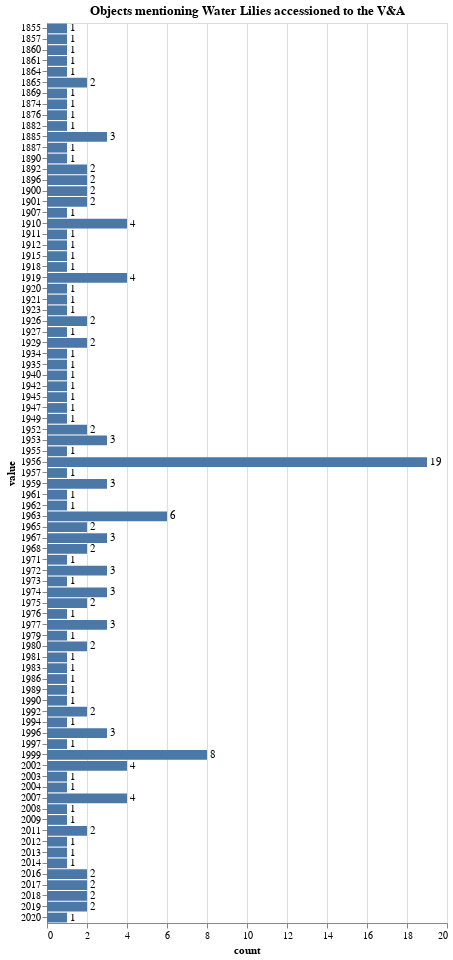

This figure's notebook cell:
### Markdown cell above
Now for the same for the V&A, using the [clustering](https://developers.vam.ac.uk/guide/v2/data-vis/clustering.html) endpoint:

### Code cell
import requests
import altair as alt
import pandas as pd

req = requests.get('https://api.vam.ac.uk/v2/objects/clusters/accession_year/search?q=Water%20Lilies&cluster_size=100')
vam_water_lilies_df = pd.DataFrame(req.json())

bars = alt.Chart(vam_water_lilies_df).mark_bar().encode(  x='count:Q', y="value:O")
text = bars.mark_text( align='left',baseline='middle',  dx=3 ).encode( text='count:Q')

(bars + text).properties(height=900, title="Objects mentioning Water Lilies accessioned to the V&A")

### Figure 1 — Vega-Lite specification as saved in the notebook (floating-point values rounded to 4 significant figures)
{"config": {"view": {"continuousWidth": 400, "continuousHeight": 300}}, "layer": [{"mark": "bar", "encoding": {"x": {"type": "quantitative", "field": "count"}, "y": {"type": "ordinal", "field": "value"}}}, {"mark": {"type": "text", "align": "left", "baseline": "middle", "dx": 3}, "encoding": {"text": {"type": "quantitative", "field": "count"}, "x": {"type": "quantitative", "field": "count"}, "y": {"type": "ordinal", "field": "value"}}}], "data": {"name": "data-c5f7feb8a7ef9d9318bbd7c9bc126e13"}, "height": 900, "title": "Objects mentioning Water Lilies accessioned to the V&A", "$schema": "https://vega.github.io/schema/vega-lite/v4.8.1.json", "datasets": {"data-c5f7feb8a7ef9d9318bbd7c9bc126e13": [{"id": "1956", "value": "1956", "count": 19, "count_max_error": 0}, {"id": "1999", "value": "1999", "count": 8, "count_max_error": 0}, {"id": "1963", "value": "1963", "count": 6, "count_max_error": 0}, {"id": "1910", "value": "1910", "count": 4, "count_max_error": 0}, {"id": "1919", "value": "1919", "count": 4, "count_max_error": 0}, {"id": "2002", "value": "2002", "count": 4, "count_max_error": 0}, {"id": "2007", "value": "2007", "count": 4, "count_max_error": 0}, {"id": "1885", "value": "1885", "count": 3, "count_max_error": 0}, {"id": "1953", "value": "1953", "count": 3, "count_max_error": 0}, {"id": "1959", "value": "1959", "count": 3, "count_max_error": 0}, {"id": "1967", "value": "1967", "count": 3, "count_max_error": 0}, {"id": "1972", "value": "1972", "count": 3, "count_max_error": 0}, {"id": "1974", "value": "1974", "count": 3, "count_max_error": 0}, {"id": "1977", "value": "1977", "count": 3, "count_max_error": 0}, {"id": "1996", "value": "1996", "count": 3, "count_max_error": 0}, {"id": "1865", "value": "1865", "count": 2, "count_max_error": 0}, {"id": "1892", "value": "1892", "count": 2, "count_max_error": 0}, {"id": "1896", "value": "1896", "count": 2, "count_max_error": 0}, {"id": "1900", "value": "1900", "count": 2, "count_max_error": 0}, {"id": "1901", "value": "1901", "count": 2, "count_max_error": 0}, {"id": "1926", "value": "1926", "count": 2, "count_max_error": 0}, {"id": "1929", "value": "1929", "count": 2, "count_max_error": 0}, {"id": "1952", "value": "1952", "count": 2, "count_max_error": 0}, {"id": "1965", "value": "1965", "count": 2, "count_max_error": 0}, {"id": "1968", "value": "1968", "count": 2, "count_max_error": 0}, {"id": "1975", "value": "1975", "count": 2, "count_max_error": 0}, {"id": "1980", "value": "1980", "count": 2, "count_max_error": 0}, {"id": "1992", "value": "1992", "count": 2, "count_max_error": 0}, {"id": "2011", "value": "2011", "count": 2, "count_max_error": 0}, {"id": "2016", "value": "2016", "count": 2, "count_max_error": 0}, {"id": "2017", "value": "2017", "count": 2, "count_max_error": 0}, {"id": "2018", "value": "2018", "count": 2, "count_max_error": 0}, {"id": "2019", "value": "2019", "count": 2, "count_max_error": 0}, {"id": "1855", "value": "1855", "count": 1, "count_max_error": 0}, {"id": "1857", "value": "1857", "count": 1, "count_max_error": 0}, {"id": "1860", "value": "1860", "count": 1, "count_max_error": 0}, {"id": "1861", "value": "1861", "count": 1, "count_max_error": 0}, {"id": "1864", "value": "1864", "count": 1, "count_max_error": 0}, {"id": "1869", "value": "1869", "count": 1, "count_max_error": 0}, {"id": "1874", "value": "1874", "count": 1, "count_max_error": 0}, {"id": "1876", "value": "1876", "count": 1, "count_max_error": 0}, {"id": "1882", "value": "1882", "count": 1, "count_max_error": 0}, {"id": "1887", "value": "1887", "count": 1, "count_max_error": 0}, {"id": "1890", "value": "1890", "count": 1, "count_max_error": 0}, {"id": "1907", "value": "1907", "count": 1, "count_max_error": 0}, {"id": "1911", "value": "1911", "count": 1, "count_max_error": 0}, {"id": "1912", "value": "1912", "count": 1, "count_max_error": 0}, {"id": "1915", "value": "1915", "count": 1, "count_max_error": 0}, {"id": "1918", "value": "1918", "count": 1, "count_max_error": 0}, {"id": "1920", "value": "1920", "count": 1, "count_max_error": 0}, {"id": "1921", "value": "1921", "count": 1, "count_max_error": 0}, {"id": "1923", "value": "1923", "count": 1, "count_max_error": 0}, {"id": "1927", "value": "1927", "count": 1, "count_max_error": 0}, {"id": "1934", "value": "1934", "count": 1, "count_max_error": 0}, {"id": "1935", "value": "1935", "count": 1, "count_max_error": 0}, {"id": "1940", "value": "1940", "count": 1, "count_max_error": 0}, {"id": "1942", "value": "1942", "count": 1, "count_max_error": 0}, {"id": "1945", "value": "1945", "count": 1, "count_max_error": 0}, {"id": "1947", "value": "1947", "count": 1, "count_max_error": 0}, {"id": "1949", "value": "1949", "count": 1, "count_max_error": 0}, {"id": "1955", "value": "1955", "count": 1, "count_max_error": 0}, {"id": "1957", "value": "1957", "count": 1, "count_max_error": 0}, {"id": "1961", "value": "1961", "count": 1, "count_max_error": 0}, {"id": "1962", "value": "1962", "count": 1, "count_max_error": 0}, {"id": "1971", "value": "1971", "count": 1, "count_max_error": 0}, {"id": "1973", "value": "1973", "count": 1, "count_max_error": 0}, {"id": "1976", "value": "1976", "count": 1, "count_max_error": 0}, {"id": "1979", "value": "1979", "count": 1, "count_max_error": 0}, {"id": "1981", "value": "1981", "count": 1, "count_max_error": 0}, {"id": "1983", "value": "1983", "count": 1, "count_max_error": 0}, {"id": "1986", "value": "1986", "count": 1, "count_max_error": 0}, {"id": "1989", "value": "1989", "count": 1, "count_max_error": 0}, {"id": "1990", "value": "1990", "count": 1, "count_max_error": 0}, {"id": "1994", "value": "1994", "count": 1, "count_max_error": 0}, {"id": "1997", "value": "1997", "count": 1, "count_max_error": 0}, {"id": "2003", "value": "2003", "count": 1, "count_max_error": 0}, {"id": "2004", "value": "2004", "count": 1, "count_max_error": 0}, {"id": "2008", "value": "2008", "count": 1, "count_max_error": 0}, {"id": "2009", "value": "2009", "count": 1, "count_max_error": 0}, {"id": "2012", "value": "2012", "count": 1, "count_max_error": 0}, {"id": "2013", "value": "2013", "count": 1, "count_max_error": 0}, {"id": "2014", "value": "2014", "count": 1, "count_max_error": 0}, {"id": "2020", "value": "2020", "count": 1, "count_max_error": 0}]}}
